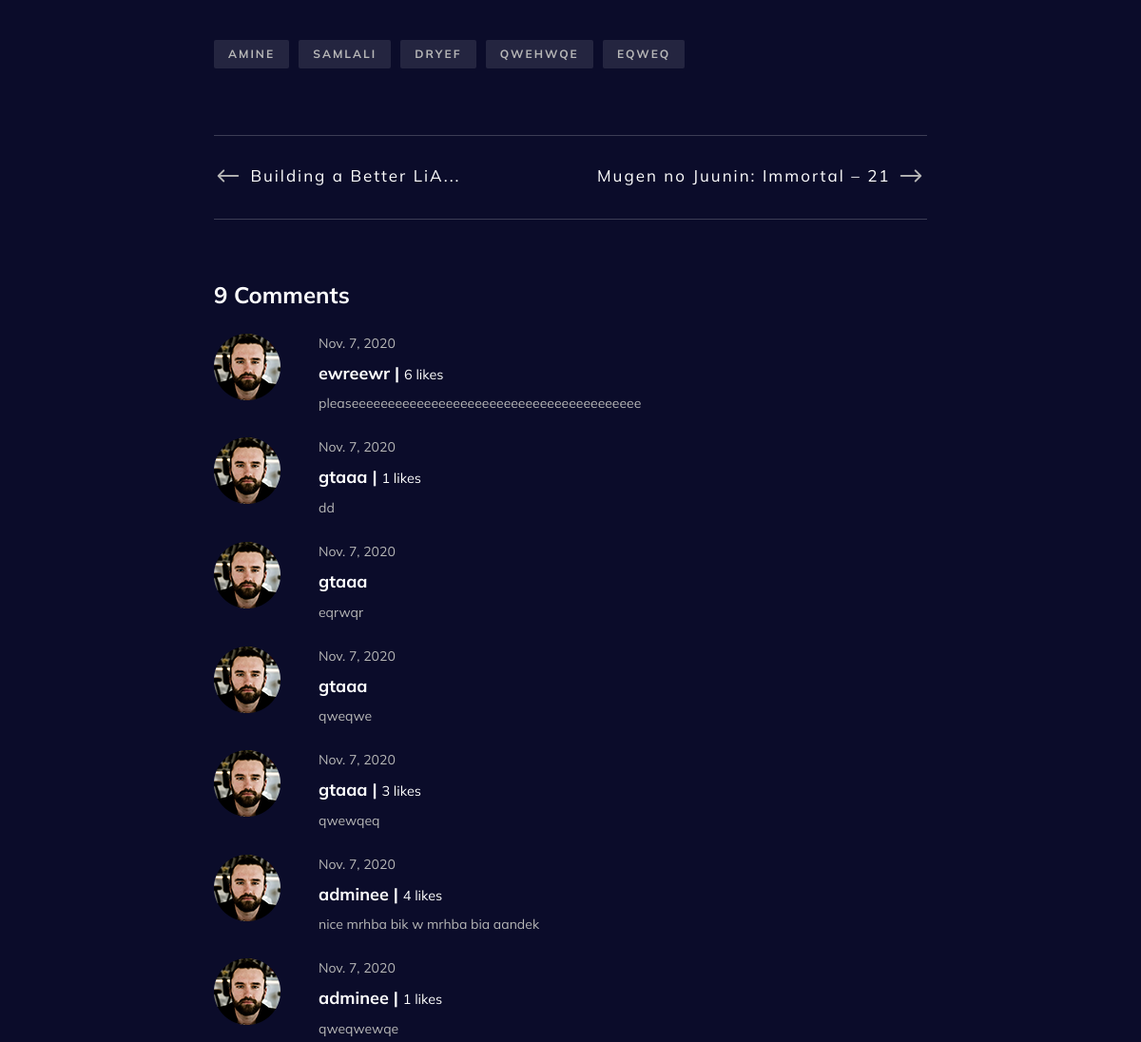
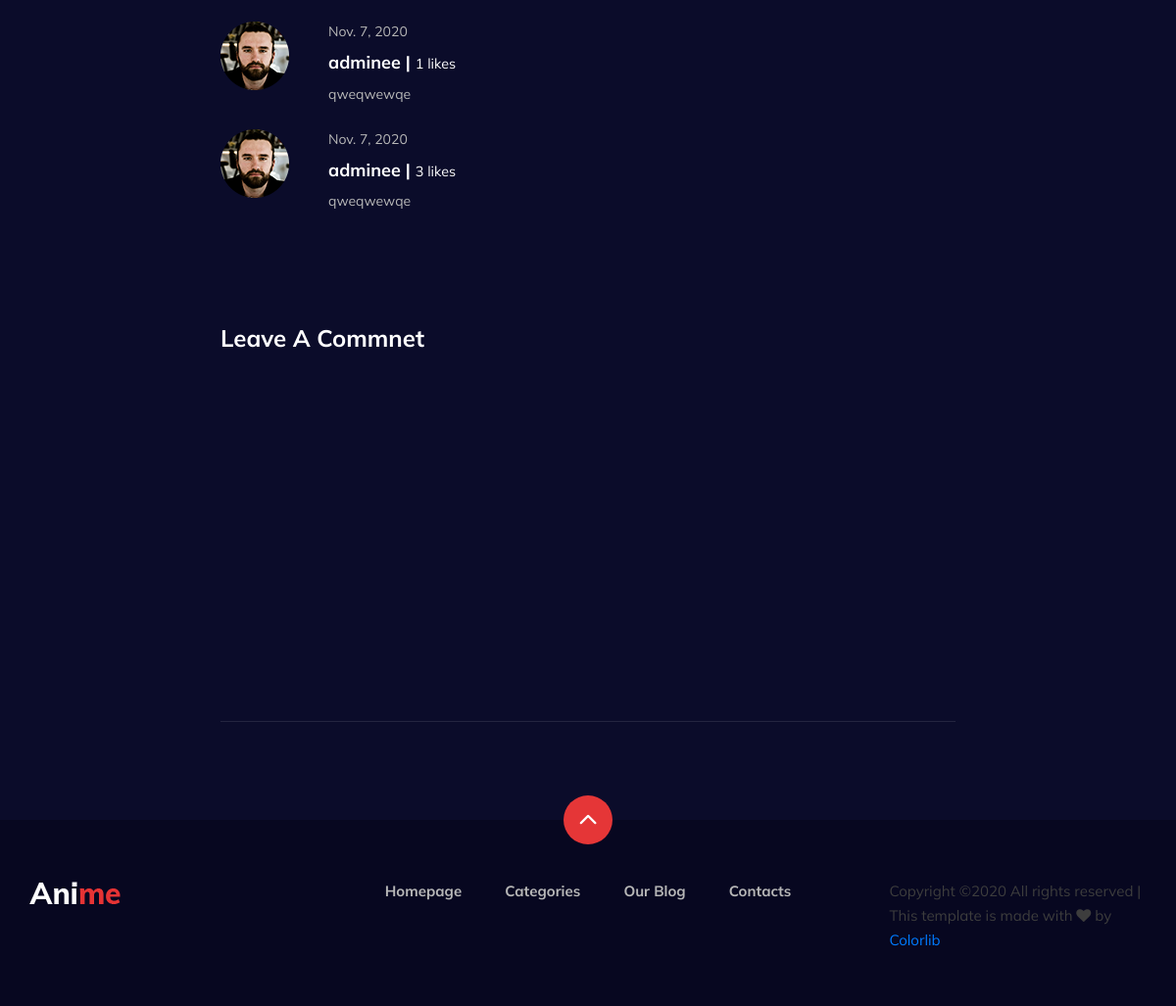
/blog/test (lower part), run on an earlier commit of the app's database (2 pictures, top to bottom).
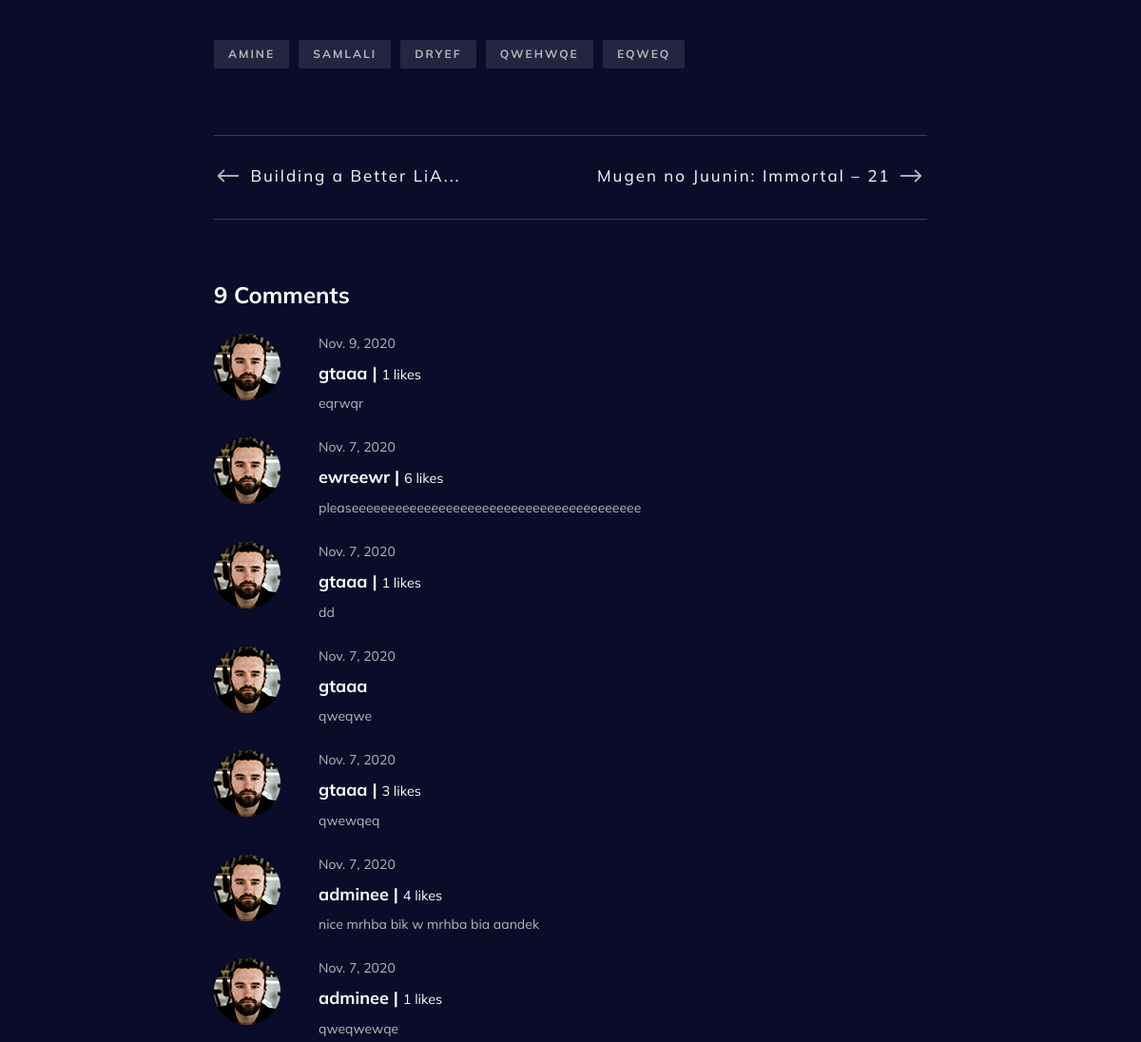
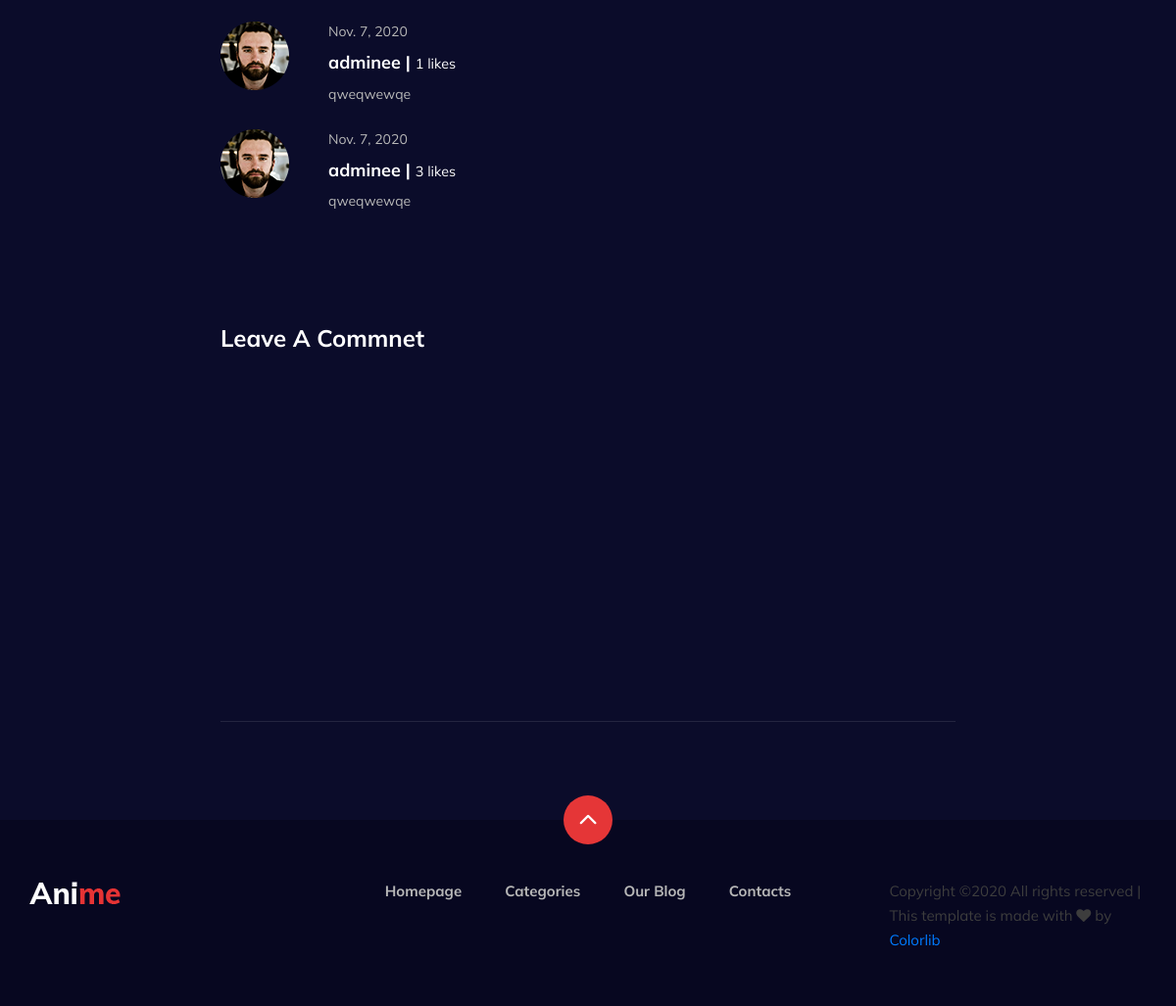
And on a later commit of the database (2 pictures, top to bottom).
### bloger/models.py (models this page shows)
class Comment(models.Model):
    comment_datetime = models.DateField(auto_now=True)
    comment_date_time = models.DateTimeField( auto_now=True )
    comment_content = models.TextField(max_length=700)
    comment_auther = models.ForeignKey(User , on_delete=models.CASCADE)
    comment_self_Post = models.ForeignKey(DB_Bloger , on_delete=models.CASCADE)
    comment_like = models.IntegerField(default=0)
    def __str__(self):
        return self.comment_content

### bloger/views.py (the view, shortened to what this page needs)
# urls.py: path('<str:slug>', views.Self_Blog, name='blog'),
def Self_Blog(request , slug):
    f = Comment.objects.all().count()
    fixing = Comment.objects.all()
    replays = ReplayToComment.objects.all()
    self_blog = get_object_or_404(DB_Bloger ,slug=slug)
    ali = self_blog.Keyworda
    KeyWord_splitting  = ali.split(",")
    user_auth = request.user
    Comments = Comment.objects.filter(comment_self_Post=self_blog).order_by('-comment_date_time')
    context ={
        'blog':self_blog,
        'Comments':Comments,
        'COMMENT_COUNT':f,
        'replays':replays,
        'user_auth' :user_auth,
        'Keywords':KeyWord_splitting,
    }
    return render(request,'blog/blog-details.html',context)

### bloger/models.py (called while the page is built)
    def __str__(self):
        return self.Blog_name

    def __str__(self):
        return self.Tags

### templates/blog/blog-details.html (shortened to what this page needs)
{% extends 'base.html' %}
{% load static %}
{% block body %}
<section class="blog-details spad">
        <div class="container">
            <div class="row d-flex justify-content-center">
                <div class="col-lg-8">
                    <div class="blog__details__content">
                        <div class="blog__details__tags">
                            {% for Keyword in Keywords %}
                            <a href="#">{{Keyword}}</a>
                            {% endfor %}
                        </div>
                        <div class="blog__details__btns">
                            <div class="row">
                                <div class="col-lg-6">
                                    <div class="blog__details__btns__item">
                                        <h5><a href="#"><span class="arrow_left"></span> Building a Better LiA...</a>
                                        </h5>
                                    </div>
                                </div>
                                <div class="col-lg-6">
                                    <div class="blog__details__btns__item next__btn">
                                        <h5><a href="#">Mugen no Juunin: Immortal – 21 <span
                                            class="arrow_right"></span></a></h5>
                                        </div>
                                    </div>
                                </div>
                            </div>
                            <div class="blog__details__comment">
                                {% if COMMENT_COUNT == 0 %}
                                <h4>No Comments right New</h4>
                                {% elif COMMENT_COUNT == 1 %}
                                <h4>{{COMMENT_COUNT}}  Comment</h4>
                                    {% else %}
                                    <h4>{{COMMENT_COUNT}}  Comments</h4>
                                {% endif %}
{% for Comment in Comments %}
                                <div class="blog__details__comment__item">
                                    <div class="blog__details__comment__item__pic">
                                        <img src="{% static 'img/blog/details/comment-3.png' %}" alt="">
                                    </div>
                                    <div class="blog__details__comment__item__text">
                                        <span>{{Comment.comment_datetime}}</span>
                                        <h5>{{Comment.comment_auther}}
                                        {% if Comment.comment_like == 0 %}
                                            {% else %}
                                            | <small style="color: #ffffff;">{{Comment.comment_like}} likes</small>
                                        {% endif %}
    </h5>
                                        <p>{{Comment}}</p>
                                </div>
{% endfor %}
                            </div>
                            <div class="blog__details__form">
                                <h4>Leave A Commnet</h4>
                            </div>
                        </div>
                    </div>
                </div>
            </div>
        </section>
        {% endblock body %}

What changed in the data, as far as the page shows it:
changed Comment "eqrwqr": comment_datetime "Nov. 7, 2020" → "Nov. 9, 2020"; comment_like (not shown) → "1"; moves up the list
